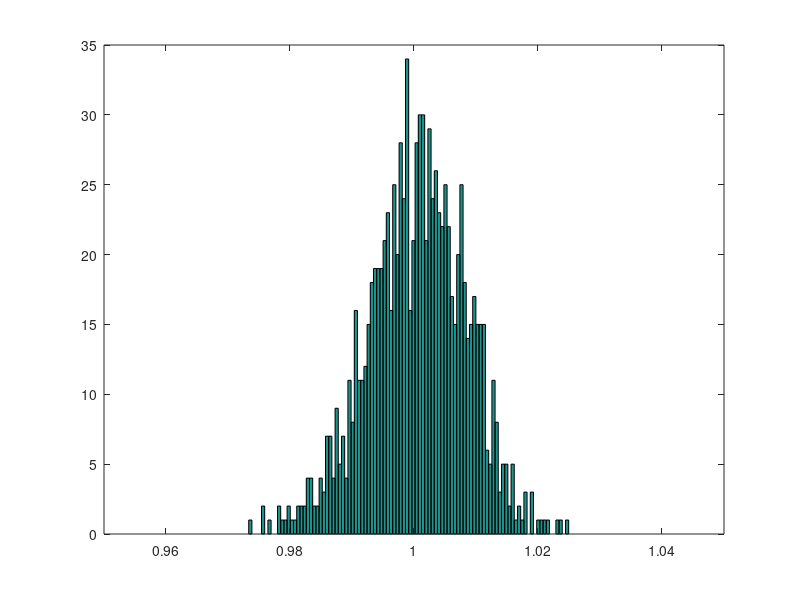

Write the MATLAB code that produced this figure.
clear all
%close all

%% Genero una VA gaussiana de media 1, varianza 1.2
Nexp=1000;

mean_log=zeros(Nexp,1);
var_log=zeros(Nexp,1);


for n=1:Nexp
    %randn('seed',1);
    Ngaus=20000;
    my_var = 1.2;
    sigma = sqrt(my_var);
    my_mean = 1;
    x = sigma*randn(Ngaus,1)+my_mean;
    mean_log(n) = mean(x);
    var_log(n) = var(x); % std(x)=sqrt(var(x))
end

var(mean_log)

%%
figure
hist(mean_log,100)
xlim([0.95,1.05])

%%
% figure
% hist(var_log,100)

%%
% x = randn(1000,1);
% y = 0.25*x.^2;
% 
% figure
% plot(x,y,'.')
% 
% corr(x,y)
